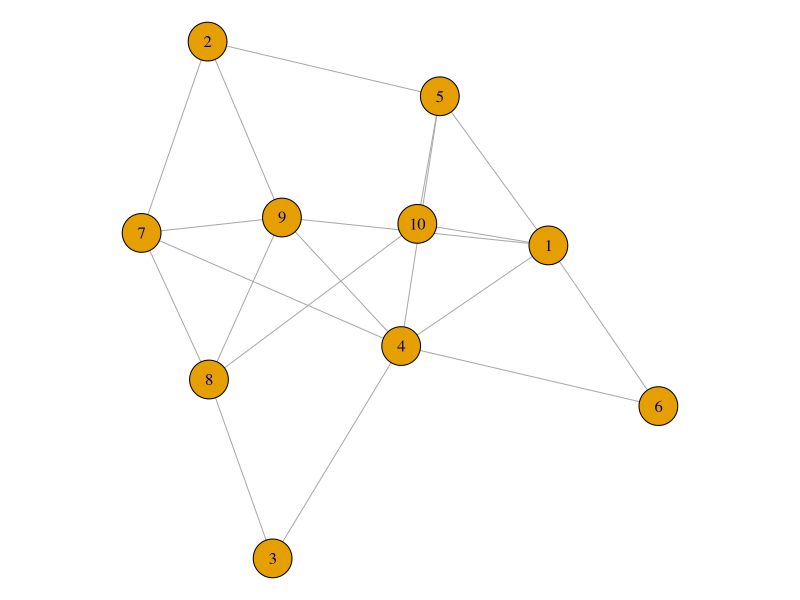
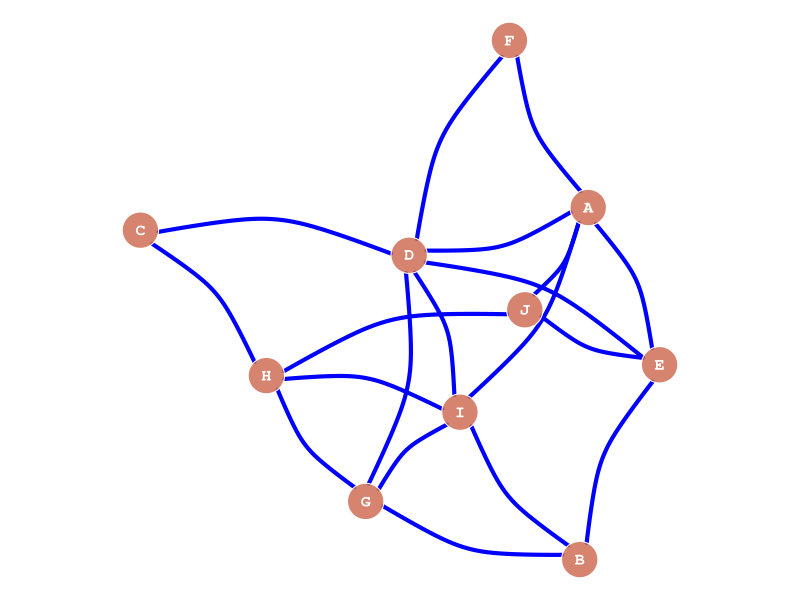

R code for these plots, in order:
library(igraph)

# Create data
set.seed(21)
data <- matrix(sample(0:1, 100, replace=TRUE, prob=c(0.8,0.2)), nc=10)
network <- graph_from_adjacency_matrix(data , mode='undirected', diag=F )

V(network)
E(network)

# Default network
par(mar=c(0,0,0,0))
plot(network)

plot(network, 
     
     # === vertex
     vertex.color = rgb(0.8,0.4,0.3,0.8),          # Node color
     vertex.frame.color = "white",                 # Node border color
     vertex.shape="circle",                        # One of “none”, “circle”, “square”, “csquare”, “rectangle” “crectangle”, “vrectangle”, “pie”, “raster”, or “sphere”
     vertex.size=14,                               # Size of the node (default is 15)
     vertex.size2=NA,                              # The second size of the node (e.g. for a rectangle)
     
     # === vertex label
     vertex.label=LETTERS[1:10],                   # Character vector used to label the nodes
     vertex.label.color="white",
     vertex.label.family="mono",                   # Font family of the label (e.g.“Times”, “Helvetica”)
     vertex.label.family="mono",                   # Font family of the label (e.g.“Times”, “Helvetica”)
     vertex.label.font=2,                          # Font: 1 plain, 2 bold, 3, italic, 4 bold italic, 5 symbol
     vertex.label.cex=1,                           # Font size (multiplication factor, device-dependent)
     vertex.label.dist=0,                          # Distance between the label and the vertex
     vertex.label.degree=0 ,                       # The position of the label in relation to the vertex (use pi)
     
     # === Edge
     edge.color="blue",                            # Edge color
     edge.width=4,                                 # Edge width, defaults to 1
     edge.arrow.size=1,                            # Arrow size, defaults to 1
     edge.arrow.width=1,                           # Arrow width, defaults to 1
     edge.lty="solid",                             # Line type, could be 0 or “blank”, 1 or “solid”, 2 or “dashed”, 3 or “dotted”, 4 or “dotdash”, 5 or “longdash”, 6 or “twodash”
     edge.curved=0.3                               # Edge curvature, range 0-1 (FALSE sets it to 0, TRUE to 0.5)
)
